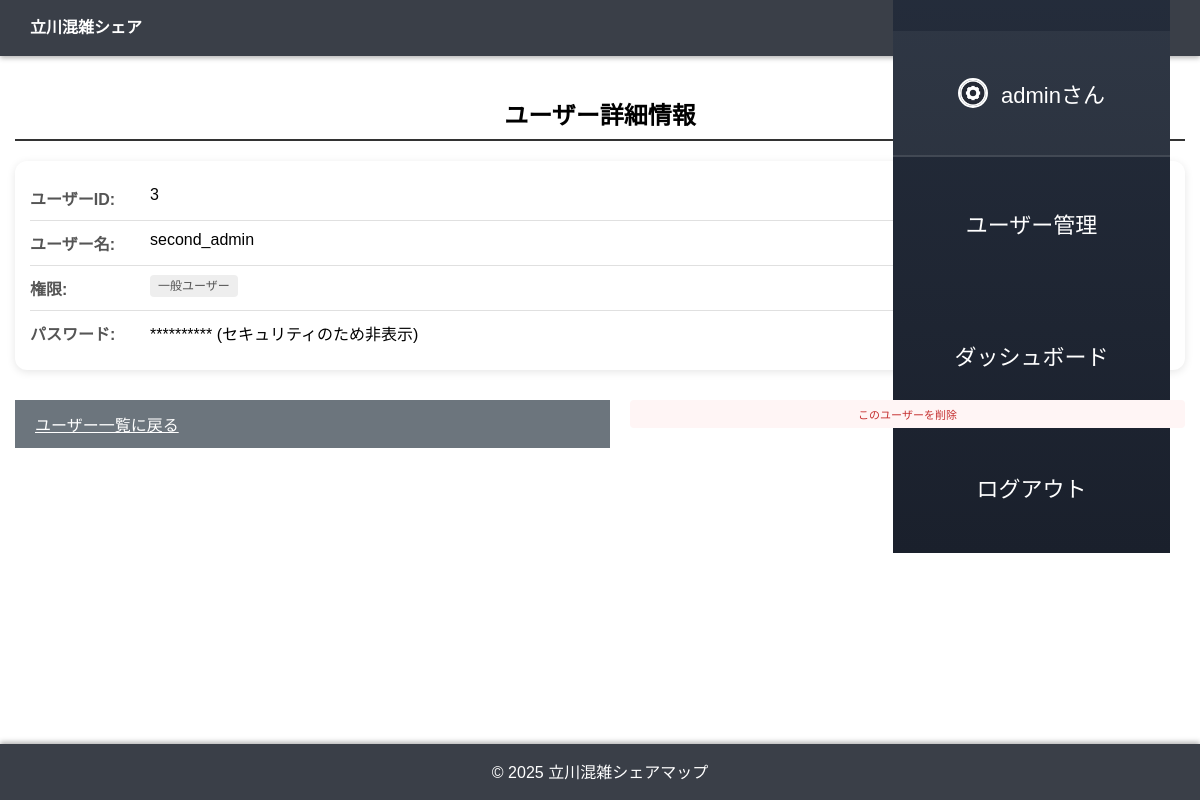
Page /admin/user/3 (signed in) on the committed database.
### apps/main_app/models.py (models this page shows, shortened)
class User(UserMixin, db.Model):
    __tablename__ = 'users'
    id = db.Column(db.Integer, primary_key=True)
    username = db.Column(db.String(100), unique=True, nullable=False)
    password = db.Column(db.String(255), nullable=False)
    is_admin = db.Column(db.Boolean, default=False)
    icon_path = db.Column(db.String(255), default='uploads/icons/default.png')
    banner_path = db.Column(db.String(255))
    bio = db.Column(db.Text)
    total_points = db.Column(db.Integer, default=0)

### apps/main_app/main_routes.py (the view, shortened to what this page needs)
@main_bp.route('/admin/user/<int:user_id>')
@login_required
@admin_required
def admin_user_detail(user_id):
    from apps.main_app.models import User
    from apps.post_page.post_db import get_all_posts, get_post_ratings, get_user_total_points, get_ai_prediction
    from datetime import datetime
    user = User.query.get_or_404(user_id)
    latest_posts = []
    posts_count = 0
    try:
        all_posts = get_all_posts()
        for p in all_posts:
            if p[1] != user.username:
                continue
    except Exception:
        pass
    return render_template(
        'admin_user_detail.html',
        user=user,
        posts_count=posts_count,
        latest_posts=latest_posts
    )

### apps/main_app/admin_guard.py (called while the page is built)
def admin_required(view_func):
    @wraps(view_func)
    def wrapper(*args, **kwargs):
        if not getattr(current_user, "is_admin", False):
            flash("管理者権限が必要です", "error")
            return redirect(url_for("main.index", next=request.full_path))
        return view_func(*args, **kwargs)
    return wrapper

### apps/main_app/app.py (called while the page is built)
@login_manager.user_loader
def load_user(user_id):
    return User.query.get(int(user_id))

### apps/post_page/post_db.py (called while the page is built)
def get_all_posts():
    conn = sqlite3.connect(DB_PATH)
    c = conn.cursor()
    c.execute('SELECT * FROM posts ORDER BY id DESC')
    posts = c.fetchall()
    conn.close()
    return posts

### apps/top_page/templates/admin_user_detail.html (shortened to what this page needs)
<!DOCTYPE html>
<html lang="ja">
<head>
  <link rel="stylesheet" href="{{ url_for('static', filename='style.css') }}">
</head>
<body class="admin-page">
  <header>
    <div class="app_name">
      <h1>立川混雑シェア</h1>
    </div>
                <div class="menu-outer01">
                  <ul class="sample_menu_list01">
                    {% if current_user.is_authenticated %}
                      <li><a href="{{ url_for('post.post_page') }}">投稿</a></li>
                      <li class="user-info">
                        <a href="{{ url_for('main.user_page', username=current_user.username) }}" class="user-link">
                          <img src="{{ url_for('static', filename=current_user.icon_path) }}" alt="{{ current_user.username }}" class="user-icon-img">
                          {{ current_user.username }}さん
                        </a>
                      </li>
                      {% if current_user.is_admin %}
                        <li><a href="{{ url_for('main.admin_panel') }}">ユーザー管理</a></li>
                        <li><a href="{{ url_for('main.admin_dashboard') }}">ダッシュボード</a></li>
                      {% endif %}
                      <li><a href="{{ url_for('main.logout') }}">ログアウト</a></li>
                    {% else %}
                      <li><a href="{{ url_for('main.login') }}">ログイン</a></li>
                      <li><a href="{{ url_for('main.register') }}">新規登録</a></li>
                    {% endif %}
                  </ul>
                </div>
              </header>
  <div class="container">
    <h2 style="text-align: center; margin: 20px 0;">ユーザー詳細情報</h2>
    <div class="detail-box">
      <div class="detail-row">
        <span class="label">ユーザーID:</span>
        <span class="value">{{ user.id }}</span>
      </div>
      <div class="detail-row">
        <span class="label">ユーザー名:</span>
        <span class="value">{{ user.username }}</span>
      </div>
      <div class="detail-row">
        <span class="label">権限:</span>
        <span class="value">
          {% if user.is_admin %}
            <span class="admin-badge">管理者</span>
          {% else %}
            <span class="user-badge">一般ユーザー</span>
          {% endif %}
        </span>
      </div>
      <div class="detail-row">
        <span class="label">パスワード:</span>
        <span class="value">********** (セキュリティのため非表示)</span>
      </div>
    </div>
    <div style="display: flex; justify-content: space-between; gap: 20px; margin-top: 30px; width: 100%;">
      {% if user.id != current_user.id %}
        <a href="{{ url_for('main.admin_panel') }}" class="btn btn-back" style="flex: 1;"; text-align: center;">ユーザー一覧に戻る</a>
        <form method="POST" action="{{ url_for('main.admin_delete_user', user_id=user.id) }}" style="flex: 1;">
          <button type="submit" class="btn btn-delete" style="width: 100%;">このユーザーを削除</button>
        </form>
      {% else %}
        <p style="color: #856404; font-size: 13px; text-align: center;">※自分の席のアカウントは削除できません</p>
      {% endif %}
    </div>
  </div>
  <footer>
    <p>© 2025 立川混雑シェアマップ</p>
  </footer>
</body>
</html>

### apps/top_page/static/style.css (style rules this page uses)
* { margin: 0; padding: 0; box-sizing: border-box; }
body { font-family: "Noto Sans JP", "Hiragino Sans", "Yu Gothic", sans-serif; background-color: white; color: black; scroll-behavior: smooth; padding-bottom: 60px; }
header { background-color: rgb(69, 69, 74); color: white; padding: 15px 30px; box-shadow: 0 2px 4px whitesmoke; display: flex; justify-content: space-between; align-items: center; height: 60px; box-sizing: border-box; }
.app_name { text-align: left; }
.app_name h1 { font-size: 24px; margin-bottom: 0; line-height: 1; }
.user-info { display: flex; align-items: center; font-size: 13px; height: 100%; }
.sample_menu_list01 a { color: white; text-decoration: none; display: flex; align-items: center; justify-content: center; text-align: center; padding: 15px 20px; width: 100%; box-sizing: border-box; }
.sample_menu_list01 .user-info { background: rgba(255,255,255,0.05); order: -1; border-bottom: 2px solid rgba(255,255,255,0.1); padding: 12px 15px; }
.sample_menu_list01 .user-info img { width: 30px !important; height: 30px !important; }
.sample_menu_list01 .user-info a { display: flex !important; align-items: center !important; justify-content: center !important; gap: 8px !important; font-size: 13px !important; padding: 12px 15px !important; }
.container { max-width: 1200px; margin: 0 auto; padding: 30px 20px; }
footer { background-color: #2f2f33; color: white; text-align: center; padding: 15px; position: fixed; bottom: 0; left: 0; width: 100%; z-index: 100; box-shadow: 0 -2px 10px rgba(0, 0, 0, 0.1); }
.user-link { color: white; text-decoration: none; display: inline-flex; align-items: center; gap: 5px; transition: opacity 0.3s; height: 32px; }
.user-icon-img { width: 28px; height: 28px; border-radius: 50%; object-fit: cover; border: 2px solid white; margin-right: 5px; display: block; flex-shrink: 0; }
.btn-delete { background-color: #f44336; color: white; }
.container h2 { border-bottom: 2px solid #333; padding-bottom: 0.5rem; margin-bottom: 1rem; }
body { animation: fadeInPage 2.0s ease-out; }
* { -webkit-tap-highlight-color: rgba(102, 126, 234, 0.2); }
body { overscroll-behavior-y: contain; }
.menu-outer01 { background: linear-gradient(180deg, #2d3748 0%, #1a202c 100%) !important; }
@media (min-width: 1024px) and (max-width: 1366px) { .sample_menu_list01 a { font-size: 22px !important; padding: 50px !important; } }
@media (min-width: 1024px) and (max-width: 1366px) { .sample_menu_list01 .user-info a { font-size: 22px !important; padding: 50px !important; justify-content: center !important; } }
.app_name h1 { font-size: 20px; }
button, .btn { font-size: 16px; padding: 12px 20px; }
.admin-page header { background-color: #3a3f48; height: 56px; box-shadow: 0 2px 5px rgba(0,0,0,0.3); }
.admin-page .app_name h1 { font-size: 16px; }
.admin-page footer { background-color: #3a3f48; height: 56px; box-shadow: 0 -2px 5px rgba(0,0,0,0.3); }
.admin-page .container { max-width: 1200px; padding: 20px 15px; min-height: auto; display: block; justify-content: flex-start; }
.detail-box { background: white; border-radius: 12px; padding: 15px; margin: 20px 0; box-shadow: 0 2px 8px rgba(0,0,0,0.1); }
.detail-row { display: flex; padding: 10px 0; border-bottom: 1px solid #e0e0e0; }
.detail-row:last-child { border-bottom: none; }
.detail-row .label { font-weight: 600; width: 120px; flex-shrink: 0; color: #555; }
.user-badge { background: #eee; color: #555; padding: 4px 8px; border-radius: 4px; font-size: 12px; }
.btn-back { background: #6c757d; color: white; }
.btn-delete { background: #dc3545; color: white; }
.btn-edit, .btn-delete { font-size: 11px; padding: 6px 10px; border-radius: 4px; text-decoration: none; border: none; cursor: pointer; display: inline-block; text-align: center; flex: 1; }
.btn-delete { background-color: #fff5f5; color: #c53030; }

### rows in the picture
User: icon_path (picture), username "admin"
User: id "3", username "second_admin"
